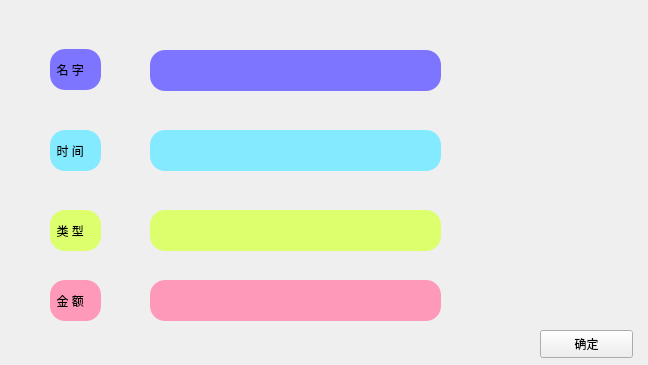
<?xml version="1.0" encoding="UTF-8"?>
<ui version="4.0">
 <class>changepage</class>
 <widget class="QWidget" name="changepage">
  <property name="geometry">
   <rect>
    <x>0</x>
    <y>0</y>
    <width>648</width>
    <height>365</height>
   </rect>
  </property>
  <property name="windowTitle">
   <string>Form</string>
  </property>
  <widget class="QLabel" name="label_2">
   <property name="geometry">
    <rect>
     <x>50</x>
     <y>49</y>
     <width>51</width>
     <height>41</height>
    </rect>
   </property>
   <property name="styleSheet">
    <string notr="true">background-color: rgb(125, 116, 255);
   border-radius: 15px; /* 边框圆角 */
</string>
   </property>
   <property name="text">
    <string>  名 字</string>
   </property>
  </widget>
  <widget class="QLabel" name="label_3">
   <property name="geometry">
    <rect>
     <x>50</x>
     <y>130</y>
     <width>51</width>
     <height>41</height>
    </rect>
   </property>
   <property name="styleSheet">
    <string notr="true">background-color: rgb(131, 234, 255); border-radius: 15px; /* 边框圆角 */</string>
   </property>
   <property name="text">
    <string>  时 间 </string>
   </property>
  </widget>
  <widget class="QLabel" name="label_4">
   <property name="geometry">
    <rect>
     <x>50</x>
     <y>210</y>
     <width>51</width>
     <height>41</height>
    </rect>
   </property>
   <property name="styleSheet">
    <string notr="true">background-color: rgb(221, 255, 110); border-radius: 15px; /* 边框圆角 */</string>
   </property>
   <property name="text">
    <string>  类 型</string>
   </property>
  </widget>
  <widget class="QLabel" name="label_5">
   <property name="geometry">
    <rect>
     <x>50</x>
     <y>280</y>
     <width>51</width>
     <height>41</height>
    </rect>
   </property>
   <property name="styleSheet">
    <string notr="true">background-color: rgb(255, 153, 185); border-radius: 15px; /* 边框圆角 */</string>
   </property>
   <property name="text">
    <string>  金 额</string>
   </property>
  </widget>
  <widget class="QLineEdit" name="change_name_line">
   <property name="geometry">
    <rect>
     <x>150</x>
     <y>50</y>
     <width>291</width>
     <height>41</height>
    </rect>
   </property>
   <property name="styleSheet">
    <string notr="true">QLineEdit{
	background-color: rgb(125, 116, 255);
   border-radius: 15px; /* 边框圆角 */
}</string>
   </property>
  </widget>
  <widget class="QLineEdit" name="change_time_line">
   <property name="geometry">
    <rect>
     <x>150</x>
     <y>130</y>
     <width>291</width>
     <height>41</height>
    </rect>
   </property>
   <property name="styleSheet">
    <string notr="true">QLineEdit{
background-color: rgb(131, 234, 255);
   border-radius: 15px; /* 边框圆角 */
}</string>
   </property>
  </widget>
  <widget class="QLineEdit" name="change_kind_line">
   <property name="geometry">
    <rect>
     <x>150</x>
     <y>210</y>
     <width>291</width>
     <height>41</height>
    </rect>
   </property>
   <property name="styleSheet">
    <string notr="true">QLineEdit{
	background-color: rgb(221, 255, 110);
   border-radius: 15px; /* 边框圆角 */
}</string>
   </property>
  </widget>
  <widget class="QLineEdit" name="change_money_line">
   <property name="geometry">
    <rect>
     <x>150</x>
     <y>280</y>
     <width>291</width>
     <height>41</height>
    </rect>
   </property>
   <property name="styleSheet">
    <string notr="true">QLineEdit{
background-color: rgb(255, 153, 185);
   border-radius: 15px; /* 边框圆角 */
}</string>
   </property>
  </widget>
  <widget class="QPushButton" name="make_sure">
   <property name="geometry">
    <rect>
     <x>540</x>
     <y>330</y>
     <width>93</width>
     <height>28</height>
    </rect>
   </property>
   <property name="text">
    <string>确定</string>
   </property>
  </widget>
 </widget>
 <resources/>
 <connections/>
</ui>
